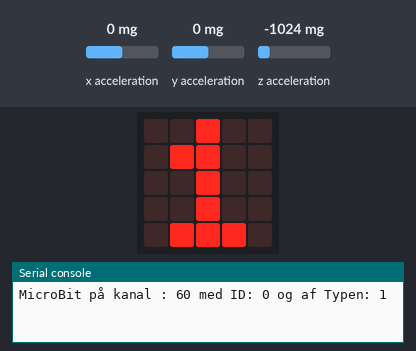
Recording of a program running on a simulated BBC micro:bit running MicroPython. Parts: the board's 5×5 LED display, the last lines printed to the serial console. Inputs (shaded band) come from the test bench; at power-on: x acceleration 0 mg, y acceleration 0 mg, z acceleration -1024 mg. No radio messages arrive unless stated (any console line starting 'radio sent:' is added by the test bench).

Above: at 3.7 s.
6.3 s: x acceleration set to -1440 mg
At 6.44 s:
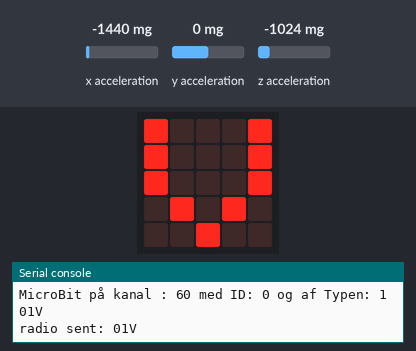
At 7.2 s:
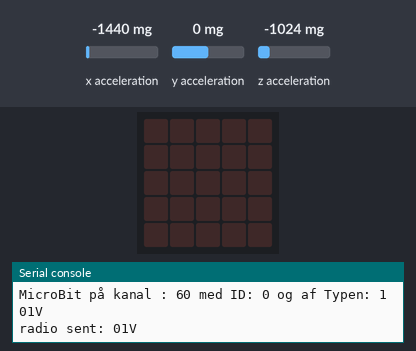
8.0 s: y acceleration set to -1440 mg
At 8.12 s:
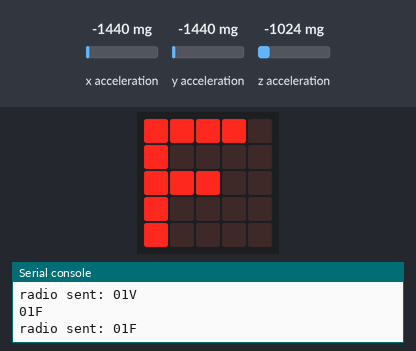
Timing chart, 0 to 11.0 s (numbered marks = the images above; inputs shaded):
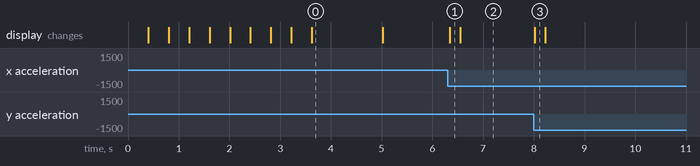

The program:

MBType-1.py
```python
# MBType-1.py - Gem i main.py på Micro:Bit når den skal køre selvstændigt og kombineres med et program på PC/PI/MAC
#             - Husk at det skal være med lille m i main.py ellers duer det ikke!
#
# Version 1.2 - 26 aug 2021 - Udgave til frigivelse/spredning i efteråret 2021.
#                           - Ændret navngivning, og lidt ekstra kommentarer.
# Version 1.1 - 26 apr 2021 - Tilføjet initiel udskrft af radio kanal aht identifikation ved opstart.
# Version 1.0 - 18 jan 2021 - Udgave brugt ved test i 1x SSG vinter 2021. LYD-KIT Region MidtJylland
#
# Type 1:
# Program der løbende checker om MB er vippet i een af 4 retninger (eller bare accelereret i een retning)
# Er det tilfældet sendes tegnene: "H","V","F","T" på USB og Radio
# sammen med MB id og Type identifikation for at gøre det til et unikt event med flere MB i opstilling.
# Har MB været vippet og er kommet tilbage til 'vandret' så sendes et "0"
#
# Modtages noget på radio sendes det videre på USB.
# Derved kan man sætte een MB til PC/MAC/PI og have flere andre der sender på radio og få
# input events fra alle overført til PC/MAC/PI
#
from microbit import *
import radio
#
# Konstanter til at identificere MB, som I skal rette til jeres opstilling
#
MB_TYPE = "1"     # identificerer denne MB som een der sender vippe 'kommandoer' SKAL ikke ændres
MB_ID   = "0"     # nummer på MB når i bruger flere af dem i opstilling for at kunne skelne dem ad
CH      = 60      # Den radio kanal I benytter til jeres opstilling/produkt (0-83)

#
# Hvis I vil ændre 'følsomhed' for hvornår MB er i vandret verus vippet i de 4 retninger så juster nedenstående

LIM_HV = 300
LIM_FT = 700

#
# Variabler til at holde styr på input og sidste ditto så kun ny/ændrede knap tryk sendes.
key        = "0"
last_key   = "0"

#
# Tænde for radio med fuld sende styrke men på specifik kanal som benyttes i opstillingen
#
radio.config(channel=CH)     # samme kanal i alle MB's i samme opstilling. Brug nummer som gruppe har fået tildelt
radio.on()
#
# For at identificere MB på USB (hvis den er tilsluttet via USB) samt kokalt på MB display
#
print("MicroBit på kanal : "+str(CH)+" med ID: "+MB_ID+" og af Typen: "+MB_TYPE)
display.show("K:"+str(CH)+"I:"+MB_ID+"T:"+MB_TYPE)
sleep(1000)
display.clear()
#
# Hoved program der løbende checker om accelerometer i bestemt retning er over/uner en given værdi
# er modtaget på radio.
#
while True:                        # Forever - genererer events på radio og USB

    acc_x,acc_y,acc_z = accelerometer.get_values()

    if ((acc_x<LIM_HV) and (acc_x>-LIM_HV)) and ((acc_y<LIM_FT) and (acc_y>-LIM_FT)):
        key ="0"
    else:
        if acc_x>LIM_HV:
            key="H"
        elif acc_x<-LIM_HV:
            key="V"
        if acc_y>LIM_FT:
            key="T"
        elif acc_y<-LIM_FT:
            key="F"

    if key != last_key:            # sender kun een gang hvis samme knap/PIN er aktiveret gentagne gange i loop
        event = MB_ID+MB_TYPE+key  # unik event med MB ident,type og key der er aktiveret
        print(event)               # Send streng på USB   - OK selvom MB ikke er tilsluttet via USB
        radio.send(event)          # Send streng på radio - OK selvom MB er tilslutet via USB
        display.show(key)          # Local feedback på Micro:Bit display.
        sleep(200)
        display.clear()
        last_key=key
    #
    # Hvis der modtages noget på radio sendes det ufilteret/uændret videre på USB.
    #
    r = radio.receive()
    if r :
        print(r)

    sleep(50)
```

Measured:
- after the input at 6.3 s, the display: changes after 0.05 s (image 1)
- after the input at 8.0 s, the display: changes at once (image 3)
- what the display in image 0 shows lasts 1.4 s, from 3.6 s to 5.0 s
